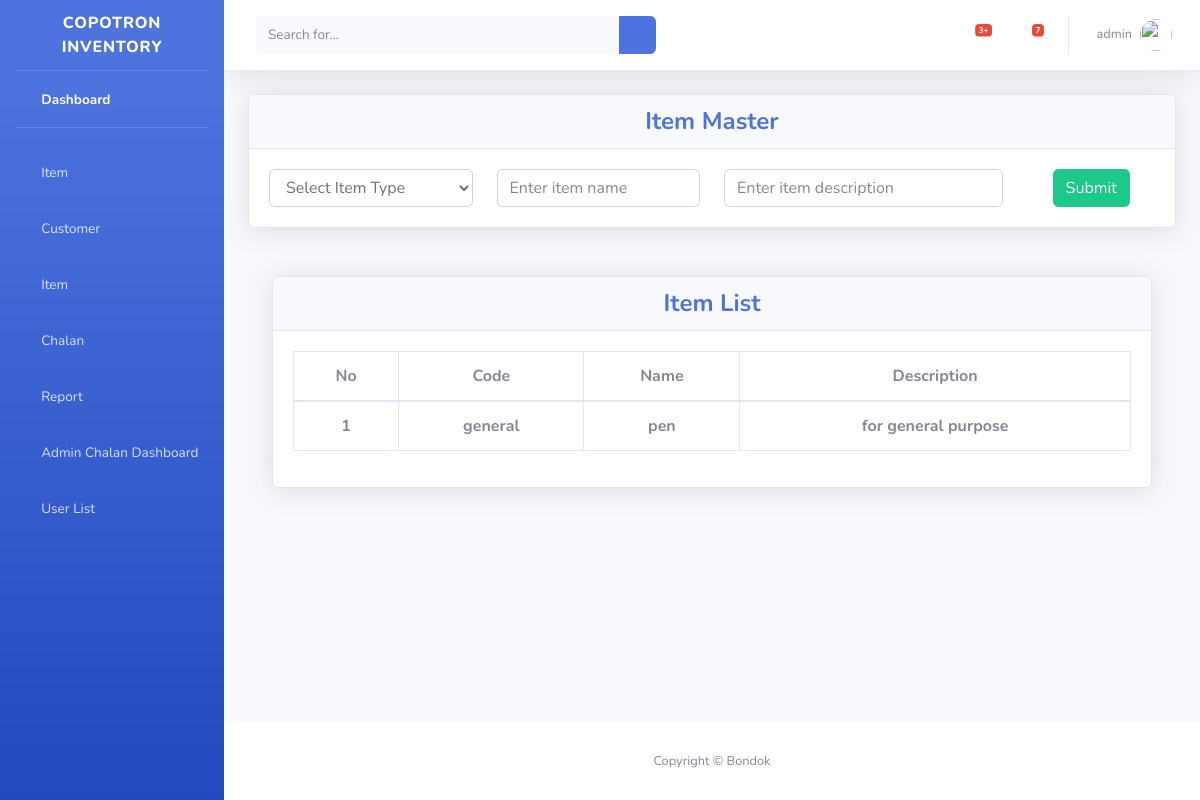
The page /item/ (signed in) on the database its author committed.
### item/models.py (models this page shows, shortened)
class Item(models.Model):
    item_code = models.CharField(max_length=50, null=True, blank=True)
    item_type = models.ForeignKey(ItemType, on_delete=models.CASCADE, null=True, blank=True)
    name = models.CharField(max_length=100, null=True, blank=True)
    description = models.TextField(null=True, blank=True)
    class Meta:
        db_table = 'item'

class ItemType(models.Model):
    name = models.CharField(max_length=50, null=True, blank=True)
    description = models.TextField(null=True, blank=True)
    class Meta:
        db_table = 'item_type'

### item/views.py (the view, shortened to what this page needs)
# urls.py: path("", views.ItemView.as_view(), name="item"),
class ItemView(View):
    form_class = ItemForm
    template_name = "item/items.html"
    def get(self, request):
        items = Item.objects.all()
        item_types = ItemType.objects.all()
        context = {"items": items, "item_types": item_types}
        return render(request, self.template_name, context)

### item/templates/item/items.html (shortened to what this page needs)
{% extends 'base.html' %}
{% load static %}
{% block main %}
<div class="container-fluid">
    <div class="row">
        <div class="col-lg-12 col-md-12 mb-4">
        <div class="card shadow mb-4">
        <div class="card-header py-6" align="center">
            <h4 class="m-0 font-weight-bold text-primary" >Item Master</h4>
        </div>
        <div class="card-body" align="center">
            <form method="POST" id="addUom" action="{% url 'item' %}">
                <div class="row">
                    <div class="col-3">
                        <select name="item_type" class="form-control">
                            <option>Select Item Type</option>
                        </select>
                    </div>
                    <div class="col-3">
                        <input type="text" name="name"  class="form-control" placeholder="Enter item name" required>
                    </div>
                    <div class="col-4">
                        <input type="text" name="description"  class="form-control" placeholder="Enter item description">
                    </div>
                    <div class="col-2">
                    <button class="btn btn-success">Submit</button>
                </div>
                </div>
            </form>
        </div>
        </div>
    </div>
</div>
<div class="container-fluid">
    <div class="row">
        <div class="col-lg-12 col-md-12 mb-4">
            <div class="card shadow mb-4">
            <div class="card-header py-6">
                <h4 class="m-0 font-weight-bold text-center text-primary">Item List</h4>
            </div>
            <div class="card-body">
                <div class="table-responsive">
                <table class="table table-bordered text-center" id="dataTable" width="100%" cellspacing="0">
                    <thead>
                    <tr>
                        <th>No</th>
                        <th>Code</th>
                        <th>Name</th>
                        <th>Description</th>
                    </tr>
                    </thead>
                    <tbody>
                        {% for val in items %}
                        <tr>
                            <th>{{ forloop.counter }}</th>
                            <th>{{ val.item_type.name }}</th>
                            <th>{{ val.name }}</th>
                            <th>{{ val.description }}</th>
                        </tr>
                        {% endfor %}
                    </tbody>
                </table>
                </div>
            </div>
            </div>
        </div>
        </div>
    </div>
</div>
{% endblock %}

### templates/topbar.html (shortened to what this page needs)
{% load static %}
        <nav class="navbar navbar-expand navbar-light bg-white topbar mb-4 static-top shadow">
          <form class="d-none d-sm-inline-block form-inline mr-auto ml-md-3 my-2 my-md-0 mw-100 navbar-search">
            <div class="input-group">
              <input type="text" class="form-control bg-light border-0 small" placeholder="Search for..." aria-label="Search" aria-describedby="basic-addon2">
              <div class="input-group-append">
                <button class="btn btn-primary" type="button">
                  <i class="fas fa-search fa-sm"></i>
                </button>
              </div>
            </div>
          </form>
          <ul class="navbar-nav ml-auto">
            <li class="nav-item dropdown no-arrow mx-1">
              <a class="nav-link dropdown-toggle" href="#" id="alertsDropdown" role="button" data-toggle="dropdown" aria-haspopup="true" aria-expanded="false">
                <i class="fas fa-bell fa-fw"></i>
                <span class="badge badge-danger badge-counter">3+</span>
              </a>
            </li>
            <li class="nav-item dropdown no-arrow mx-1">
              <a class="nav-link dropdown-toggle" href="#" id="messagesDropdown" role="button" data-toggle="dropdown" aria-haspopup="true" aria-expanded="false">
                <i class="fas fa-envelope fa-fw"></i>
                <span class="badge badge-danger badge-counter">7</span>
              </a>
            </li>
            <li class="nav-item dropdown no-arrow">
              <a class="nav-link dropdown-toggle" href="#" id="userDropdown" role="button" data-toggle="dropdown" aria-haspopup="true" aria-expanded="false">
                <span class="mr-2 d-none d-lg-inline text-gray-600 small">{{request.user.username}}</span>
                <img class="img-profile rounded-circle" src="{% static 'img/user.jpg' %}">
              </a>
            </li>
          </ul>
        </nav>

### rows shown on the page
Item: item_type.name "general", name "pen", description "for general purpose"

### other values the page prints
{{ request.user.username }} "admin"
